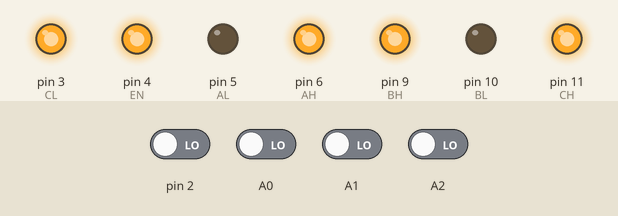
This sketch was run on a simulated Arduino Uno, built with avr-gcc and run on an emulated ATmega328P. Parts: output pins drawn as LEDs (lit = HIGH). Inputs (shaded band) come from the test bench; at power-on: A0–2, pin 2 LOW.

Above: at 0.05 s.
At 1.2 s:
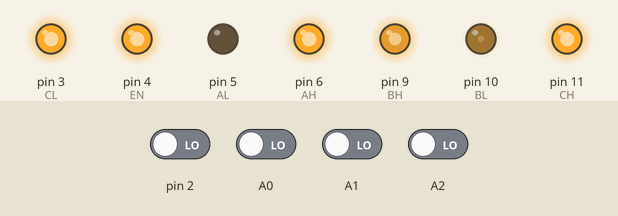
1.3 s: A0 driven HIGH
At 1.45 s:
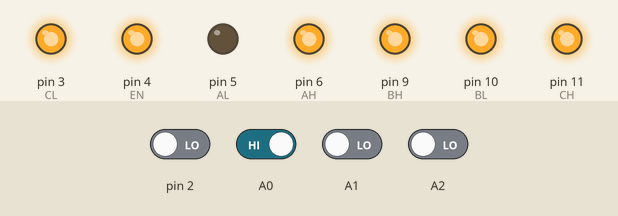
Timing chart, 0 to 1.6 s (numbered marks = the images above; inputs shaded):
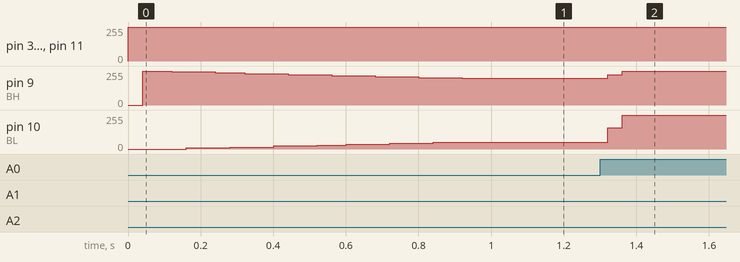

The sketch:

PWM_TIMER_TEST.ino
```cpp
 #include <Wire.h>
 #include "RvgStats.h"
 #include "BLDC_PWM.h"


 #define EN  4  // enable pin
 static int I2C_adress = 4;

  uint8_t g_currentDutyCycle = 255;    // runtime duty cycle
  uint32_t g_passed_ms = 1000;         //time cut off to pwm correction
  uint8_t g_correctionDutyCycleStep = 1; // correction step
  volatile int32_t g_currentPosition = 0;
  uint8_t g_last_position = 1;

  bool STATE1 = true;   // BRAKE
  bool STATE2 = true;   //ACELERATE
  bool STATE3 = true;     // Направление

 alternator_recive g_reciveData;
 alternator_send g_sendData;


 void setup() {
 BLDC_INIT();
 I2C_setup();
 Serial.begin(115200);
 pinMode (A0,INPUT);
 pinMode (A1,INPUT);
 pinMode (A2,INPUT);
 pinMode (2,INPUT);

//DDRC = 0b00000000;
  attachInterrupt (digitalPinToInterrupt(2),interruptFunction,CHANGE);  //прерывание по положению
  digitalWrite(EN,HIGH);                                             //включение мотора
}

void loop()
{
  PWM_SET();
  //PWM_C(true);
  //PWM_SET(analogRead(A3)>>2);
  //BLDC_CYCLE();
  //PWM_SET(analogRead(A3)>>2);
  //PWM_SET(255);
  //Serial.println(PINC & 0b00000111);
  //Serial.println(g_currentPosition);
  g_currentPosition += BLDC_CYCLE (STATE1, STATE2, STATE3);
  //Serial.print("\t output = ");
  //BLDC_CYCLE(PINC & 0b00000111);
  //BLDC_CYCLE();

}

void I2C_setup(){

  Wire.begin(I2C_adress);
  Wire.onReceive (receiveEvent);
  Wire.onRequest (requestEvent);
}


void PWM_SET (void)
{
  static uint32_t previousMillis = 0;
         uint32_t currentMillis = millis();

  if (currentMillis - previousMillis >= g_passed_ms)
  {
    previousMillis = currentMillis;
     if (g_currentDutyCycle <= g_reciveData.dutyCycle) g_currentDutyCycle += g_correctionDutyCycleStep;
     else g_currentDutyCycle -= g_correctionDutyCycleStep;
  }

  OCR0A = g_currentDutyCycle;             /// registers setup
  OCR0B = g_currentDutyCycle;
  OCR1A = g_currentDutyCycle;
  OCR1B = g_currentDutyCycle;
  OCR2A = g_currentDutyCycle;
  OCR2B = g_currentDutyCycle;

  TCCR0B = _BV(CS00);
  TCCR1B =_BV(WGM12)|_BV(CS10);
  TCCR2B = _BV(CS20);
}


void interruptFunction()
{
  g_currentPosition += BLDC_CYCLE (STATE1, STATE2, STATE3);
  //Serial.println(g_currentPosition);
}


void receiveEvent (int howMany)             ////////////////////////////////// прием данных       2С
{

  //Serial.println(F("receiveEvent"));

  byte buff[sizeof(g_reciveData)] = {0};
  size_t size = 0;
  while (Wire.available() && (size < sizeof(g_reciveData)))
  {
    buff[size++] = Wire.read();
  }

  size_t flushed_bytes = 0;
  while (Wire.available())
  {
    ++flushed_bytes;
  }

  if ((size == sizeof(g_reciveData)) && (flushed_bytes == 0))
  {
     g_reciveData = reinterpret_cast <alternator_recive&>(buff);
     STATE1 = g_reciveData.mode&0b00000001;   // BRAKE
     STATE2 = g_reciveData.mode&0b00000010;   //ACELERATE
     STATE3 = g_reciveData.mode&0b00000100;    // MODE

  }
  else
  {
    Serial.print(F("alternator_recive error received="));
    Serial.print(size);
    Serial.print(F(" bytes expected="));
    Serial.print(sizeof(alternator_recive));
    Serial.print(F(" flushed="));
    Serial.print(flushed_bytes);
    Serial.print('\n');
  }
}

void requestEvent ()            ///////////////////////////////////////////////////////// Ответ на запрос  2С
{

  //Serial.println(F("Request event"));
  Wire.write ((uint8_t*)& g_sendData, sizeof(g_sendData));
}
```

BLDC_PWM.cpp
```cpp
#include "BLDC_PWM.h"


void BLDC_INIT()
{
pinMode (AH,OUTPUT);   //OC2B
 pinMode (AL, OUTPUT); //OC2A
 pinMode (BH,OUTPUT);   //OC0B
 pinMode (BL, OUTPUT);  //OC0A
 pinMode (CH,OUTPUT);  //OC1B
 pinMode (CL, OUTPUT); //OC1A
 pinMode (EN, OUTPUT);
}


int8_t BLDC_CYCLE( bool STATE1, bool STATE2, bool STATE3)    // state 1 brake // state 2 drive // state 3 way
{
  static uint8_t g_last_position = 1;                        /// last position
  int delta = 0;                                             /// tmp data to find position
  delay (10);
  uint8_t reverse_states [] {0,1,3,2,5,0,4};
  int cycle = reverse_states [(PINC & 0b00000111)];


  if (STATE3) cycle += 3 ;
  if (cycle > 5) cycle -= 6;

  switch (cycle){

    case 0 :
          digitalWrite(CL,HIGH);
          digitalWrite(CH,HIGH);
          digitalWrite(BH,HIGH);
          if(STATE2) TCCR0A =  _BV(COM0B0)|_BV(WGM01)| _BV(WGM00);
          if(STATE2) TCCR0A |= _BV(COM0A1);
          if(STATE1) TCCR0A |= _BV(COM0B1);
          digitalWrite(BL,LOW);
          if (g_last_position == 6) delta = 1;
          if (g_last_position == 3) delta = -1;
          g_last_position = 5;
          break ;

    case 1 :
          digitalWrite(BL,HIGH);
          digitalWrite(CH,HIGH);
          digitalWrite(BH,HIGH);
          if(STATE2) TCCR0A = _BV(COM0B0)|_BV(WGM01)| _BV(WGM00);
          if(STATE2) TCCR0A |= _BV(COM0A1);
          if(STATE1) TCCR0A |= _BV(COM0B1);
          digitalWrite(CL,LOW);
          break ;

    case 2 :
          digitalWrite(AL,HIGH);
          digitalWrite(CH,HIGH);
          digitalWrite(AH,HIGH);
          if(STATE2) TCCR1A =_BV(COM1B0)|_BV(WGM10);
          if(STATE2) TCCR1A |= _BV(COM1A1);
          if(STATE1) TCCR1A |= _BV(COM1B1);
          digitalWrite(CL,LOW);
          if (g_last_position == 5) delta = 1;
          if (g_last_position == 6) delta = -1;
          g_last_position = 3;
          break ;

    case 3 :
          digitalWrite(CL,HIGH);
          digitalWrite(CH,HIGH);
          digitalWrite(AH,HIGH);
          if(STATE2) TCCR1A = _BV(COM1B0)|_BV(WGM10);
          if(STATE2) TCCR1A |= _BV(COM1A1);
          if(STATE1) TCCR1A |= _BV(COM1B1);
          digitalWrite(AL,LOW);
          break ;

    case 4 :
          digitalWrite(BL,HIGH);
          digitalWrite(BH,HIGH);
          digitalWrite(AH,HIGH);
          if(STATE2) TCCR2A = _BV(COM2B0)|_BV(WGM21)|_BV(WGM20);
          if(STATE2) TCCR2A |= _BV(COM2A1);
          if(STATE1) TCCR2A |= _BV(COM2B1);
          digitalWrite(AL,LOW);
          if (g_last_position == 3) delta = 1;
          if (g_last_position == 5) delta = -1;
          g_last_position = 6;
          break ;

    case 5 :
          digitalWrite(AL,HIGH);
          digitalWrite(BH,HIGH);
          digitalWrite(AH,HIGH);
          if(STATE2) TCCR2A =_BV(COM2B0)|_BV(WGM21)|_BV(WGM20);
          if(STATE2) TCCR2A |= _BV(COM2A1);
          if(STATE1) TCCR2A |= _BV(COM2B1);
          digitalWrite(BL,LOW);
          break ;
          }
          //Serial.println(delta);
 return delta;
}

/* void PWM_A(bool STATE1)
{
  TCCR0B =_BV(CS00) |_BV(CS02);
  if(STATE1)TCCR0A = _BV(COM0A1)|_BV(COM0B1)| _BV(COM0B0)|_BV(WGM01)| _BV(WGM00);
  else TCCR0A &=  ~(_BV(COM0A1)|_BV(COM0B1));
}

void PWM_B(bool STATE1)
{
  TCCR1B =_BV(WGM12)|_BV(CS10) |_BV(CS12);
  if(STATE1)TCCR1A = _BV(COM1A1)|_BV(COM1B1)| _BV(COM1B0)|_BV(WGM10);
  else TCCR1A =  ~(_BV(COM1A1)|_BV(COM1B1));
}

void PWM_C(bool STATE1)
{
  TCCR2B = _BV(CS20)|_BV(CS21)|_BV(CS22);
  if(STATE1)TCCR2A = _BV(COM2A1)|_BV(COM2B1)|_BV(COM2B0)|_BV(WGM21)|_BV(WGM20);
  else TCCR2A =  ~(_BV(COM2A1)|_BV(COM2B1));
}


int8_t BLDC_CYCLE( bool STATE1, bool STATE2, bool STATE3)
{
  static uint8_t g_last_position = 1;
  int delta = 0;
  delay (5);
  int cycle = (PINC & 0b00000111);

  //Serial.println(cycle);

  switch (cycle){

    //case 2 :
    //case 6 :
    //case 4 :
    case 5 :
    //case 1 :
    //case 3 :

          digitalWrite(CL,HIGH);
          digitalWrite(CH,HIGH);
          digitalWrite(BH,HIGH);
          //TCCR0B = _BV(CS01);
          if(STATE2) TCCR0A =  _BV(COM0B0)|_BV(WGM01)| _BV(WGM00);
          //if(STATE1)digitalWrite(AL,HIGH);
          //if(STATE2)digitalWrite(AH,HIGH);
          if(STATE2) TCCR0A |= _BV(COM0A1);
          if(STATE1) TCCR0A |= _BV(COM0B1);
          digitalWrite(BL,LOW);
          if (g_last_position == 6) delta = 1;
          if (g_last_position == 3) delta = -1;
          g_last_position = 5;
          break ;

    //case 6 :
    //case 4 :
    //case 5 :
    case 1 :
    //case 3 :
    //case 2 :

          digitalWrite(BL,HIGH);
          digitalWrite(CH,HIGH);
          digitalWrite(BH,HIGH);
          //TCCR0B = _BV(CS01);
          if(STATE2) TCCR0A = _BV(COM0B0)|_BV(WGM01)| _BV(WGM00);
          //if(STATE1)digitalWrite(AL,HIGH);
          //if(STATE2)digitalWrite(AH,HIGH);
          if(STATE2) TCCR0A |= _BV(COM0A1);
          if(STATE1) TCCR0A |= _BV(COM0B1);
          digitalWrite(CL,LOW);
          break ;

    //case 4 :
    //case 5 :
    //case 1 :
    case 3 :
    //case 2 :
    //case 6 :

          digitalWrite(AL,HIGH);
          digitalWrite(CH,HIGH);
          digitalWrite(AH,HIGH);
          //TCCR1B =_BV(WGM12)|_BV(CS11);              ///  ////////////////////////////////OK
          if(STATE2) TCCR1A =_BV(COM1B0)|_BV(WGM10);
          //if(STATE1)digitalWrite(BL,HIGH);
          //if(STATE2)digitalWrite(BH,HIGH);
          if(STATE2) TCCR1A |= _BV(COM1A1);
          if(STATE1) TCCR1A |= _BV(COM1B1);
          digitalWrite(CL,LOW);
          if (g_last_position == 5) delta = 1;
          if (g_last_position == 6) delta = -1;
          g_last_position = 3;
          break ;

    //case 5 :
    //case 1 :
    //case 3 :
    case 2 :
    //case 6 :
    //case 4 :

          digitalWrite(CL,HIGH);
          digitalWrite(CH,HIGH);
          digitalWrite(AH,HIGH);
          //TCCR1B =_BV(WGM12)|_BV(CS11);                  //////////////////////////////////OK
          if(STATE2) TCCR1A = _BV(COM1B0)|_BV(WGM10);
          //if(STATE1)digitalWrite(BL,HIGH);
          //if(STATE2)digitalWrite(BH,HIGH);
          if(STATE2) TCCR1A |= _BV(COM1A1);
          if(STATE1) TCCR1A |= _BV(COM1B1);
          digitalWrite(AL,LOW);
          break ;

    //case 1 :
    //case 3 :
    //case 2 :
    case 6 :
    //case 4 :
    //case 5 :

          digitalWrite(BL,HIGH);
          digitalWrite(BH,HIGH);
          digitalWrite(AH,HIGH);
          //TCCR2B = _BV(CS21);
          if(STATE2) TCCR2A = _BV(COM2B0)|_BV(WGM21)|_BV(WGM20);
          //if(STATE1)digitalWrite(CL,HIGH);
          //if(STATE2)digitalWrite(CH,HIGH);
          if(STATE2) TCCR2A |= _BV(COM2A1);
          if(STATE1) TCCR2A |= _BV(COM2B1);
          digitalWrite(AL,LOW);
          if (g_last_position == 3) delta = 1;
          if (g_last_position == 5) delta = -1;
          g_last_position = 6;
          break ;
    //case 3 :
    //case 2 :
    //case 6 :
    case 4 :
    //case 5 :
    //case 1 :

          digitalWrite(AL,HIGH);
          digitalWrite(BH,HIGH);
          digitalWrite(AH,HIGH);
          //TCCR2B = _BV(CS21);
          if(STATE2) TCCR2A =_BV(COM2B0)|_BV(WGM21)|_BV(WGM20);
          //if(STATE1)digitalWrite(CL,HIGH);
          //if(STATE2)digitalWrite(CH,HIGH);
          if(STATE2) TCCR2A |= _BV(COM2A1);
          if(STATE1) TCCR2A |= _BV(COM2B1);
          digitalWrite(BL,LOW);
          //g_last_position=0

          break ;
          }
 return delta;
}

*/
```

BLDC_PWM.h
```cpp
/*
 * Radio tranfered stats RVG stucture
 */
#ifndef BLDC_PWM_h
#define BLDC_PWM_h
#include <Arduino.h>

 #define AH  6
 #define AL  5
 #define BH  9
 #define BL  10
 #define CH  11
 #define CL  3
 #define EN  4

int8_t BLDC_CYCLE( bool STATE1, bool STATE2, bool STATE3);
void BLDC_INIT();


#endif
```

RvgStats.cpp
```cpp
#include "RvgStats.h"
```

RvgStats.h
```cpp
/*
 * Radio tranfered stats RVG stucture
 */
#ifndef RvgStats_h
#define RvgStats_h

#include <Arduino.h>


struct alternator_recive
{
  volatile uint8_t dutyCycle = 200;
  volatile uint8_t mode;
};

struct alternator_send
{
  volatile uint8_t voltage;
  volatile uint8_t current;
  volatile uint8_t position;
};

#endif
```
